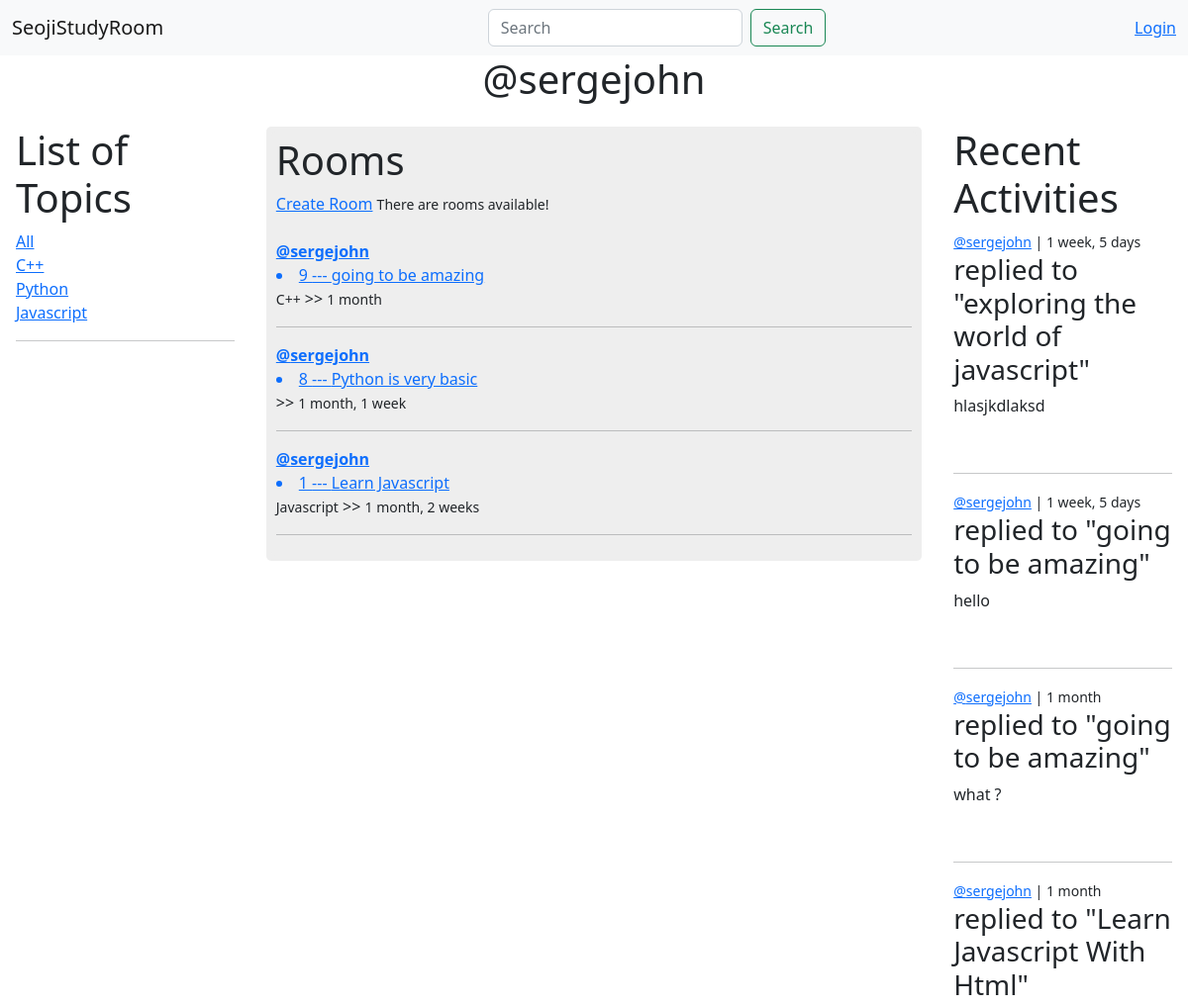
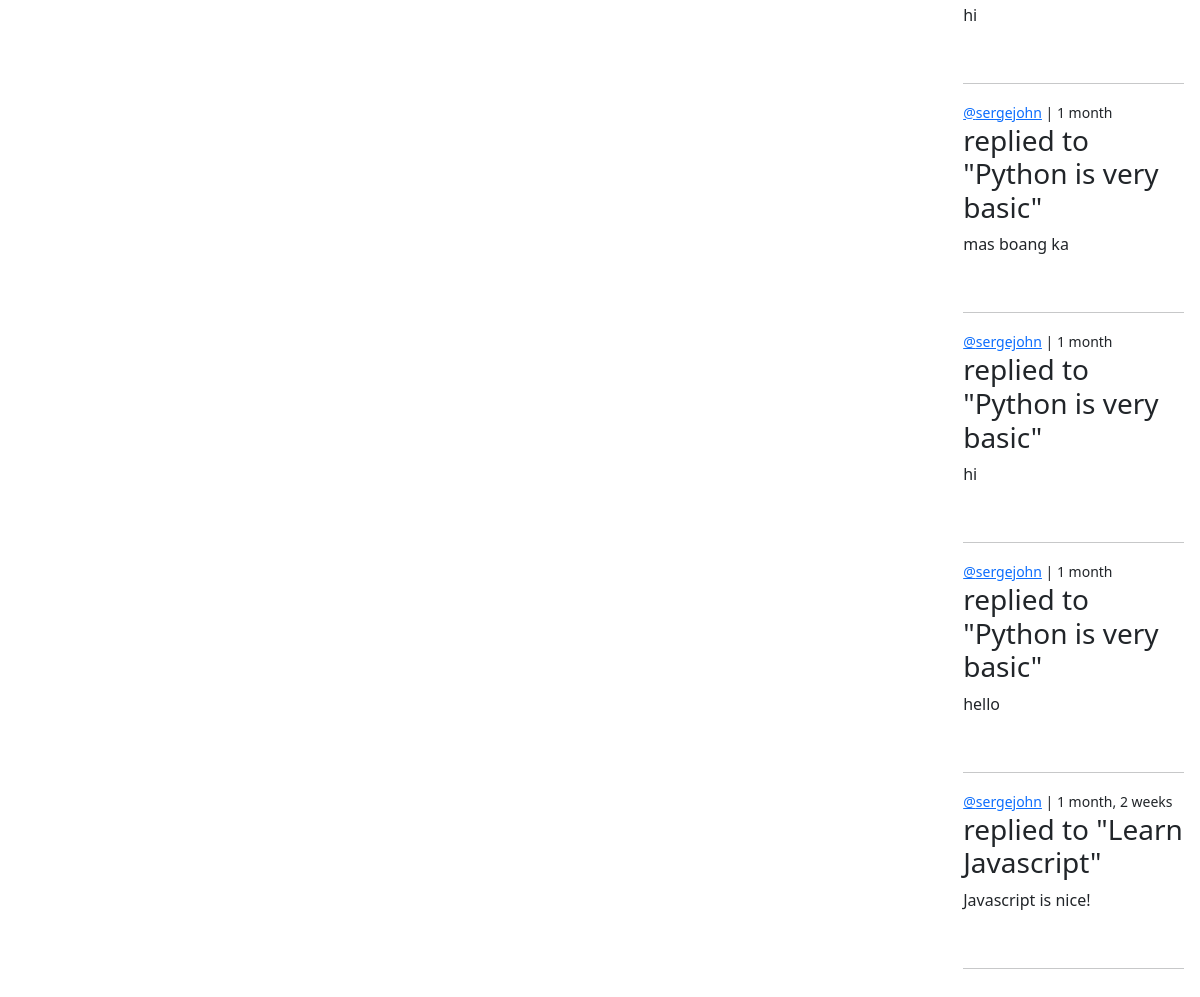
Page /user_profile/1 on the committed database (2 pictures, top to bottom).
### base/models.py (models this page shows, shortened)
class Topic(models.Model):
    name = models.CharField(max_length=200)

class Room(models.Model):
    host = models.ForeignKey(User, on_delete=models.SET_NULL, null=True)
    topic = models.ForeignKey(Topic, on_delete=models.SET_NULL, null=True)
    name = models.CharField(max_length=200)
    description = models.TextField(null=True, blank=True)
    participants = models.ManyToManyField(User, related_name='participants', null=True)
    updated = models.DateTimeField(auto_now=True)
    created = models.DateTimeField(auto_now_add=True)
    class Meta:
        ordering = ['-created', '-updated']
    def __str__(self):
        return self.name

class Message(models.Model):
    user = models.ForeignKey(User, on_delete=models.CASCADE)
    room = models.ForeignKey(Room, on_delete=models.CASCADE)
    body = models.TextField()
    updated = models.DateTimeField(auto_now=True)
    created = models.DateTimeField(auto_now_add=True)
    class Meta:
        ordering = ['-created', '-updated']
    def __str__(self):
        return self.body[0:50]

### base/views.py (the view)
# urls.py: path('user_profile/<str:id>', views.user_profile, name='user-profile'),
def user_profile(request, id):
    user = User.objects.get(pk=id)
    rooms = user.room_set.all()
    topic = Topic.objects.all()
    room_messages = user.message_set.all()
    context = { 'rooms': rooms, 'user': user, 'topics': topic, 'room_messages': room_messages}
    return render(request, 'base/user_profile.html', context)

### base/templates/base/user_profile.html (shortened to what this page needs)
{% extends 'layout.html' %}
{% block body %}
<h1 class="user">@{{user.username}}</h1>
<div class="profile-container">
    <div >
        {% include 'base/topic_component.html' %}
    </div>
    <div class="rooms-container">
        {% include 'base/room_component.html' %}
    </div>
    <div>
        {% include 'base/activity_component.html' %}
    </div>
</div>
{% endblock %}

### templates/layout.html (shortened to what this page needs)
<!DOCTYPE html>
<html lang="en">
<head>
    <link href="https://cdn.jsdelivr.net/npm/bootstrap@5.2.2/dist/css/bootstrap.min.css" rel="stylesheet">
</head>
<body>
    {% include 'navbar.html' %}
    {% block body %}
    {% endblock %}
</body>
</html>

### templates/navbar.html
<nav class="navbar bg-light">
    <div class="container-fluid">
      <a class="navbar-brand" href="{% url 'home' %}">SeojiStudyRoom</a>
      <form class="d-flex" role="search" method="GET" action="{% url 'home' %}">
        <input class="form-control me-2" type="search" placeholder="Search" aria-label="Search" name="q">
        <button class="btn btn-outline-success" type="submit">Search</button>
      </form>
      <div>
         {% if request.user.is_authenticated %}
        <h6>Hello {{request.user}}</h6>
        <a href="{% url 'logout' %}">Logout</a>
        {% else %}
        <a href="{% url 'login' %}">Login</a>
        {% endif %}</div>
    </div>
</nav>

### base/templates/base/topic_component.html
<div class="topics-container">
    <h1>List of Topics</h1>
    <a href="{% url 'home' %}">All</a>
    {% for topic in topics %}
    <div>
        <a href="{% url 'home' %}?q={{topic.name}}">{{topic.name}}</a>
    </div>
    {% endfor %}
    <hr>
</div>

### base/templates/base/room_component.html (shortened to what this page needs)
<div class="rooms-container">
    <h1>Rooms</h1><span><a href="{% url 'create-room' %}">Create Room</a></span>
    <small>There are {{rooms_count}} rooms available!</small><br><br>
    {% for room in rooms %}
    <a href="{% url 'user-profile' room.host.id %}"><span><b>@{{room.host}}</b></span></a>
    <a href="{% url 'room' room.id %}"><li>{{room.id}} --- {{room.name}} </li></a>
    <small>{{room.topic.name}}</small>  >>
    <small>{{room.created|timesince}}</small>
    <hr>
    {% endfor %}
</div>

### base/templates/base/activity_component.html (shortened to what this page needs)
<div class="recent-activities">
    <h1>Recent Activities</h1>
    {% for message in room_messages %}
    <small><a href="{% url 'user-profile' message.user.id %}">@{{message.user}}</a> | {{message.created|timesince}}</small>
    <h3>replied to "{{message.room}}"</h3>
    <p>{{message}}</p>
    <br><hr>
    {%endfor%}
</div>

### base/templates/base/user_profile.html (style rules this page uses)
.profile-container { display: grid; grid-template-columns: 1fr 3fr 1fr; padding: 1rem; gap: 2rem; align-items: flex-start; }
.rooms-container { background-color: #eee; border-radius: 5px; padding: 5px; }
.user { text-align: center; }

### rows in the picture
Topic: name "C++"
Topic: name "Python"
Topic: name "Javascript"
Room: host "sergejohn", id "9", name "going to be amazing", topic.name "C++", created "1 month"
Room: host "sergejohn", id "8", name "Python is very basic", created "1 month, 1 week"
Room: host "sergejohn", id "1", name "Learn Javascript", topic.name "Javascript", created "1 month, 2 weeks"
Message: user "sergejohn", created "1 week, 5 days", room "exploring the world of javascript", body "hlasjkdlaksd"
Message: user "sergejohn", created "1 week, 5 days", room "going to be amazing", body "hello"
Message: user "sergejohn", created "1 month", room "going to be amazing", body "what ?"
Message: user "sergejohn", created "1 month", room "Learn Javascript With Html", body "hi"
Message: user "sergejohn", created "1 month", room "Python is very basic", body "mas boang ka"
Message: user "sergejohn", created "1 month", room "Python is very basic", body "hi"
Message: user "sergejohn", created "1 month", room "Python is very basic", body "hello"
Message: user "sergejohn", created "1 month, 2 weeks", room "Learn Javascript", body "Javascript is nice!"

### other values in the picture
{{ user.username }} "sergejohn"
